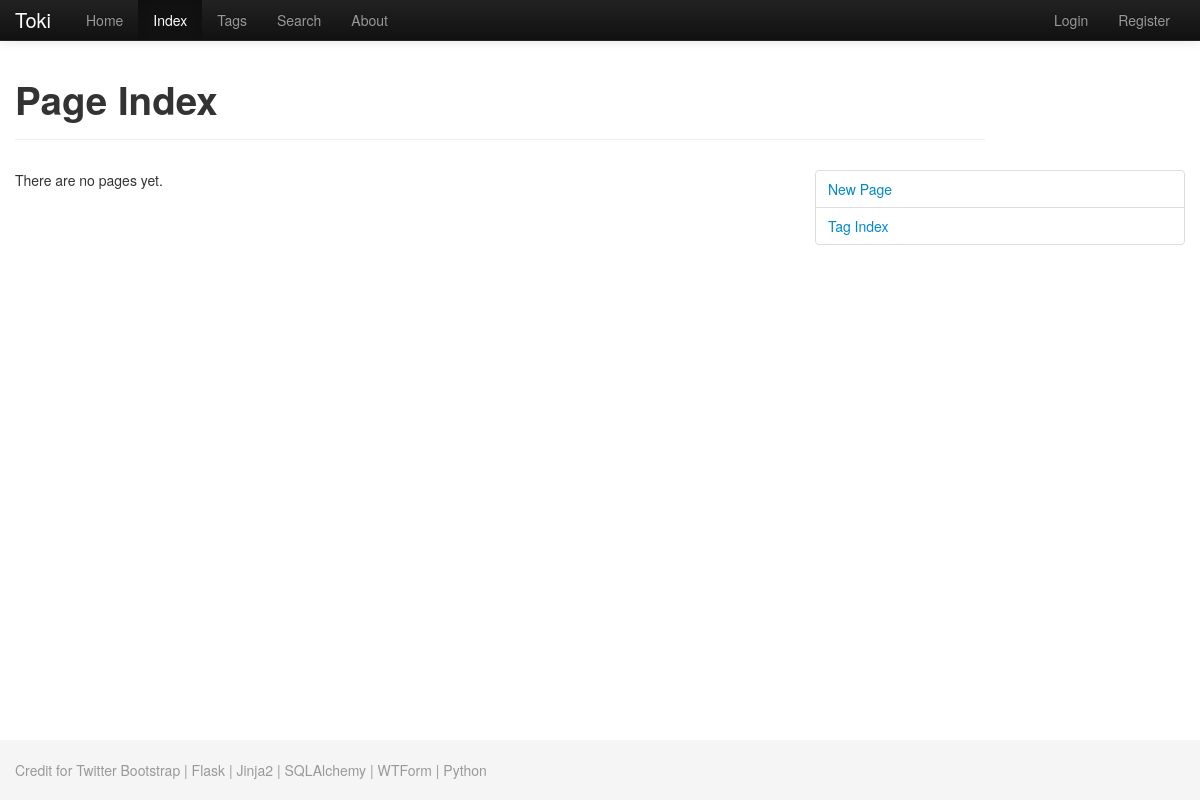
Before: /index/ with the older database file.
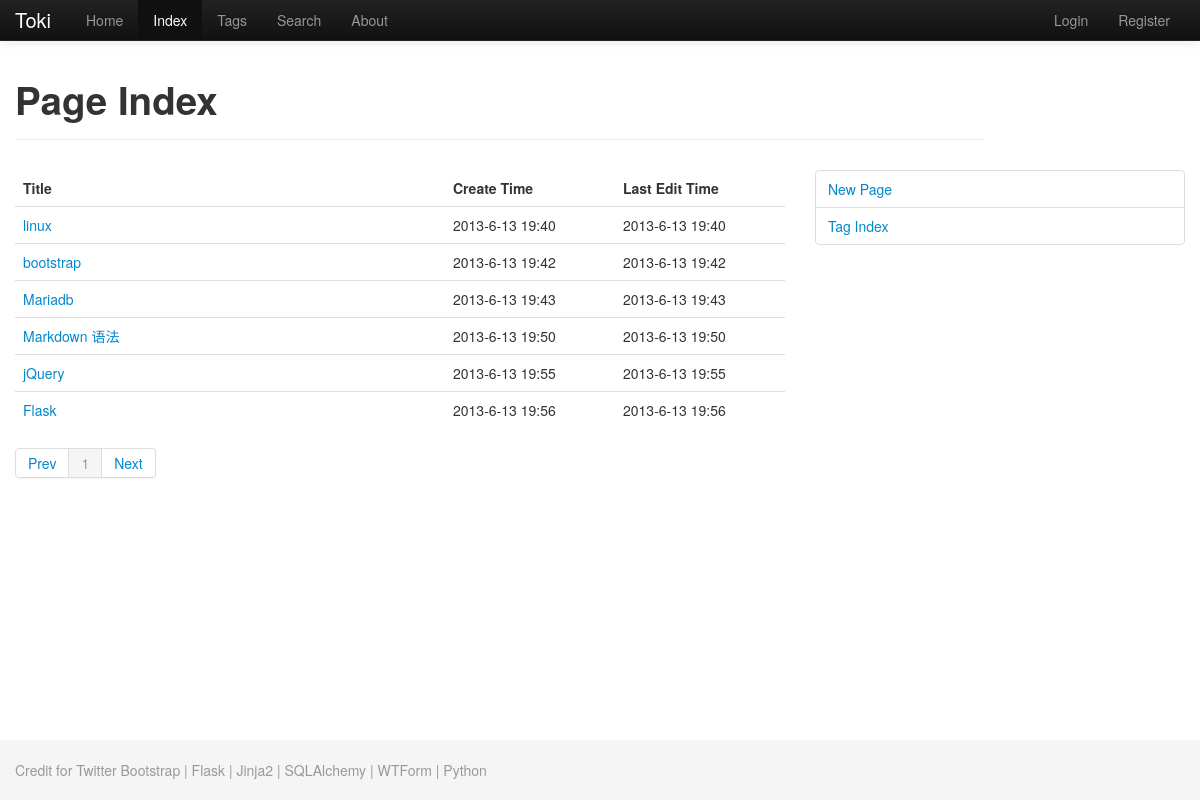
After: the same page with the newer database file.
### app/models.py (models this page shows, shortened)
class Page(db.Model):
    id = db.Column(db.Integer, primary_key=True)
    title = db.Column(db.String(100), unique=True)
    locked = db.Column(db.Boolean)
    pub_date = db.Column(db.DateTime)
    last_edit_date = db.Column(db.DateTime)
    score_avg = db.Column(db.Float)
    scorer_num = db.Column(db.Integer, default=0)
    score_5 = db.Column(db.Integer, default=0)
    score_4 = db.Column(db.Integer, default=0)
    score_3 = db.Column(db.Integer, default=0)
    score_2 = db.Column(db.Integer, default=0)
    score_1 = db.Column(db.Integer, default=0)
    tags = db.relationship('Tag', secondary=tags, backref='pages')
    logs = db.relationship('Log', backref='page', lazy='dynamic')
    marks = db.relationship('Mark', backref='page', lazy='dynamic')

### app/views.py (the view)
@app.route('/index/')
def index():
    page_num = int(request.args.get('page_num', 1))
    sum = int(ceil(len(Page.query.all())*1.0/items_per_page))
    if not sum == 0:
        if page_num < 1 or page_num > sum:
            abort(404)
    pages = pm.get_page_index(page_num)
    return render_template('index.html', pages=pages, page_num=page_num, sum=sum)

### app/__init__.py (called while the page is built)
def clear_time(time):
    return '%s-%s-%s %s:%s' % (time.year, time.month, time.day, time.hour, time.minute)

### app/helpers.py (called while the page is built)
    def get_page_index(self, page_num=None):
        pages = Page.query.all()
        if not page_num:
            return pages
        sum = len(pages)
        start = items_per_page*(page_num-1)
        end = items_per_page*page_num
        if sum < end:
            end = sum
        return pages[start:end]

### app/views.py (called while the page is built)
@app.before_request
def before_request():
    g.user = current_user

### app/templates/index.html (shortened to what this page needs)
{% extends "base.html" %}
{% block title %}
    {{ _('Page Index') }}
{% endblock title %}
{% block content %}
{% if pages %}
    <div>
	<table class="table">
		<thead>
			<tr>
				<th style="width: ;: 60%;">{{ _('Title') }}</th>
				<th style="width: 20%;">{{ _('Create Time') }}</th>
                <th style="width: 20%;">{{ _('Last Edit Time') }}</th>
			</tr>
		</thead>
		<tbody>
			{% for page in pages %}
				<tr>
					<td><a href="{{ url_for('show', id=page.id) }}">{{ page.title }}</a></td>
                    <td>{{ clear_time(page.pub_date) }}</td>
                    <td>{{ clear_time(page.last_edit_date) }}</td>
				</tr>
			{% endfor %}
		</tbody>
	</table>
    </div>
    <div class="pagination">
      <ul>
          <li>{% if page_num == 1 %}
              <a href="#">
          {% else %}
                <a href={{ url_for('index', page_num=page_num-1) }}>
              {% endif %}{{ _('Prev') }}</a></li>
          {% for i in range(sum) %}
              <li {% if i==page_num-1 %} class="active" {% endif %}><a href={{ url_for('index', page_num=i+1) }}>{{ i+1 }}</a></li>
          {% endfor %}
          <li>{% if page_num == sum %}
              <a href="">
          {% else %}
                <a href={{ url_for('index', page_num=page_num+1) }}>
              {% endif %}{{ _('Next') }}</a></li>
      </ul>
    </div>
{% else %}
	<p>{{ _('There are no pages yet.') }}</p>
{% endif %}
{% endblock content %}
{% block sidebar %}
<ul class="nav nav-tabs nav-stacked">
	<li><a href="{{ url_for('create') }}">{{ _('New Page') }}</a></li>
	<li><a href="{{ url_for('tags') }}">{{ _('Tag Index') }}</a></li>
</ul>
{% endblock sidebar %}

Changed rows visible on the page:
added Page: title "linux", pub_date "2013-6-13 19:40", last_edit_date "2013-6-13 19:40"
added Page: title "bootstrap", pub_date "2013-6-13 19:42", last_edit_date "2013-6-13 19:42"
added Page: title "Mariadb", pub_date "2013-6-13 19:43", last_edit_date "2013-6-13 19:43"
added Page: title "Markdown 语法", pub_date "2013-6-13 19:50", last_edit_date "2013-6-13 19:50"
added Page: title "jQuery", pub_date "2013-6-13 19:55", last_edit_date "2013-6-13 19:55"
added Page: title "Flask", pub_date "2013-6-13 19:56", last_edit_date "2013-6-13 19:56"
Other visible differences:
text no longer shown: "There are no pages yet."
text now shown: "Title Create Time Last Edit Time Prev Next"
new list line: "1"
